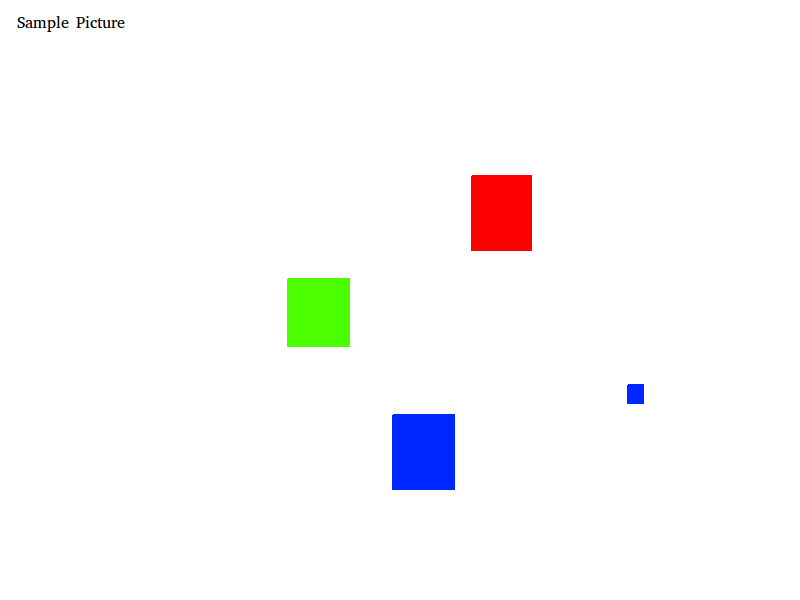
//> input picture Integration1/GL-CV/SamplePict2.png, 800 x 600 px
$ ./b   (built with g++ and OpenCV 4)
//> lines starting //> are read from the running program, lines starting //| are printed output that depends on the picture; after the words box and inside, x2 and y2 are one past the last pixel; in counts of white or black regions, pixels touching at a corner belong together
#include <iostream>
#include <stdio.h>
#include "opencv2/highgui/highgui.hpp"
#include "opencv2/imgproc/imgproc.hpp"
#include <math.h>

using namespace cv;
using namespace std;

#define PI 3.14159265


Mat findBiggestBlob(cv::Mat & matImage){
    int largest_area=0;
    int largest_contour_index=0;

    vector< vector<Point> > contours; // Vector for storing contour
    vector<Vec4i> hierarchy;

    findContours( matImage, contours, hierarchy,CV_RETR_CCOMP, CV_CHAIN_APPROX_SIMPLE ); // Find the contours in the image

    for( int i = 0; i< contours.size(); i++ ) {// iterate through each contour.
        double a=contourArea( contours[i],false);  //  Find the area of contour
        if(a>largest_area){
            largest_area=a;
            largest_contour_index=i;                //Store the index of largest contour
            //bounding_rect=boundingRect(contours[i]); // Find the bounding rectangle for biggest contour
        }
    }

    drawContours( matImage, contours, largest_contour_index, Scalar(255), CV_FILLED, 8, hierarchy ); // Draw the largest contour using previously stored index.
    return matImage;
}

std::vector<cv::Point> CariRectangle(Mat imgThresholded) {
    int largest_area=0;
    int largest_contour_index=0;

    vector<vector<Point> > contours; // Vector for storing contour
    vector<Point> points;
    vector<Vec4i> hierarchy;

    cv::findContours(imgThresholded, contours, CV_RETR_LIST, CV_CHAIN_APPROX_NONE);

    // Find biggest blob
    for( int i = 0; i< contours.size(); i++ ) {// iterate through each contour.
        double a=contourArea( contours[i],false);  //  Find the area of contour
        if(a>largest_area){
            largest_area=a;
            largest_contour_index=i;                //Store the index of largest contour
        }
    }

	for (size_t j = 0; j < contours[largest_contour_index].size(); j++) {
		cv::Point p = contours[largest_contour_index][j];
		points.push_back(p);
	}
    return points;
}

typedef struct {
    int iLowH;
    int iHighH;
    int iLowS;
    int iHighS;
    int iLowV;
    int iHighV;
} batasTh;
bool servoSistemAktif = false;

int main( int argc, char** argv )
 {
	 // [10 lines of commented-out code are left out]

    batasTh merah = {0,   32,  210, 255, 90, 255}; // Objek
    batasTh hijau= {32,   106,  0, 255, 0, 255}; // End-effector
    batasTh jingga = {95,   162,  0, 255, 0, 255}; // Base

    Mat imgThrMerah, imgThrHijau, imgThrJinga;

    // [12 lines of commented-out code are left out]

    while (true) {
        Mat imgOriginal;

        //bool bSuccess = cap.read(imgOriginal); // read a new frame from video
        imgOriginal = imread("SamplePict2.png", CV_LOAD_IMAGE_COLOR);
//> imgOriginal is the input picture: 600 rows x 800 cols, CV_8UC3; mean B, G, R 250, 250, 250.5
        // [6 lines of commented-out code are left out]
        if (!imgOriginal.data) {
             cout << "Cannot read a image" << endl;
             break;
        }

        Mat imgHSV;
        cvtColor(imgOriginal, imgHSV, COLOR_BGR2HSV); //Convert the captured frame from BGR to HSV
//> imgHSV: 600 rows x 800 cols, CV_8UC3; mean H, S, V 1.8, 7.7, 254.9

        batasTh *aktif;
        aktif = &merah;
        inRange(imgHSV, Scalar(aktif->iLowH, aktif->iLowS, aktif->iLowV), Scalar(aktif->iHighH, aktif->iHighS, aktif->iHighV), imgThrMerah); //Threshold the image
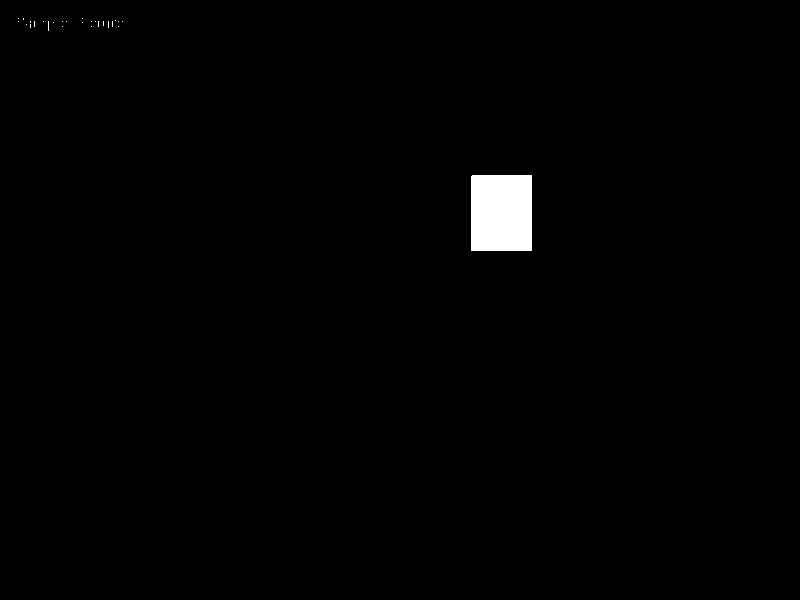
//> imgThrMerah: 600 rows x 800 cols, CV_8UC1; 0.98% white; 27 white regions (26 under 20 px), largest, box (x1, y1, x2, y2) and area: (471, 175, 532, 251) 4635
        aktif = &hijau;
        inRange(imgHSV, Scalar(aktif->iLowH, aktif->iLowS, aktif->iLowV), Scalar(aktif->iHighH, aktif->iHighS, aktif->iHighV), imgThrHijau); //Threshold the image
//> imgThrHijau: 600 rows x 800 cols, CV_8UC1; 0.95% white; 34 white regions (33 under 20 px), largest, box (x1, y1, x2, y2) and area: (287, 278, 350, 347) 4346
        aktif = &jingga;
        inRange(imgHSV, Scalar(aktif->iLowH, aktif->iLowS, aktif->iLowV), Scalar(aktif->iHighH, aktif->iHighS, aktif->iHighV), imgThrJinga); //Threshold the image
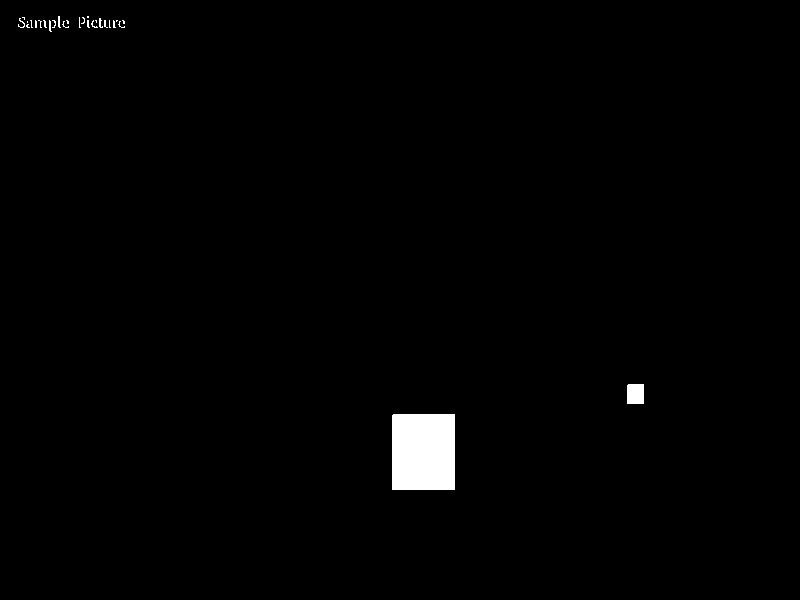
//> imgThrJinga: 600 rows x 800 cols, CV_8UC1; 1.1% white; 28 white regions (22 under 20 px), largest, box (x1, y1, x2, y2) and area: (392, 414, 455, 490) 4787, (627, 384, 644, 404) 339, (58, 16, 61, 28) 24, (18, 18, 25, 28) 24, (99, 18, 103, 28) 23, (49, 20, 52, 32) 23

        imshow("Thresholded imgThrMerah", imgThrMerah); //show the thresholded image
        imshow("Thresholded imgThrHijau", imgThrHijau); //show the thresholded image
        imshow("Thresholded imgThrJinga", imgThrJinga); //show the thresholded image

        erode(imgThrMerah,  imgThrMerah, getStructuringElement(MORPH_ELLIPSE, Size(5, 5)) );
        dilate(imgThrMerah, imgThrMerah, getStructuringElement(MORPH_ELLIPSE, Size(5, 5)) );
        dilate(imgThrMerah, imgThrMerah, getStructuringElement(MORPH_ELLIPSE, Size(5, 5)) );
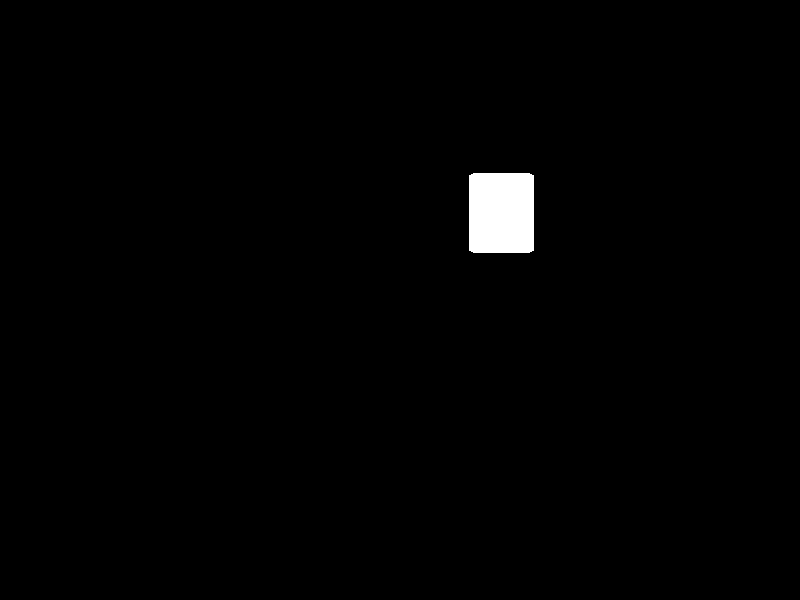
//> imgThrMerah: 600 rows x 800 cols, CV_8UC1; 1.1% white; 1 white region, box (x1, y1, x2, y2) and area: (469, 173, 534, 253) 5176
        erode(imgThrMerah,  imgThrMerah, getStructuringElement(MORPH_ELLIPSE, Size(5, 5)) );

        erode(imgThrHijau,  imgThrHijau, getStructuringElement(MORPH_ELLIPSE, Size(5, 5)) );
        dilate(imgThrHijau, imgThrHijau, getStructuringElement(MORPH_ELLIPSE, Size(5, 5)) );
        dilate(imgThrHijau, imgThrHijau, getStructuringElement(MORPH_ELLIPSE, Size(5, 5)) );
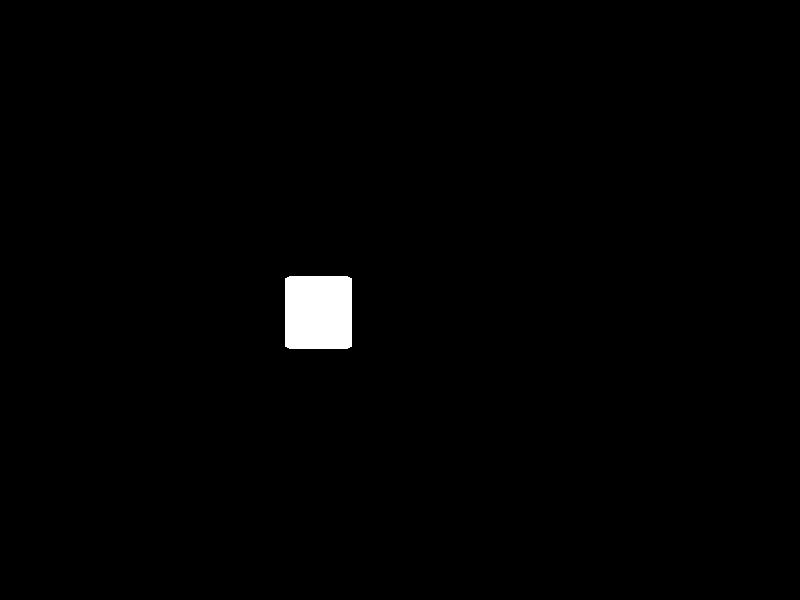
//> imgThrHijau: 600 rows x 800 cols, CV_8UC1; 1% white; 1 white region, box (x1, y1, x2, y2) and area: (285, 276, 352, 349) 4867
        erode(imgThrHijau,  imgThrHijau, getStructuringElement(MORPH_ELLIPSE, Size(5, 5)) );

        erode(imgThrJinga,  imgThrJinga, getStructuringElement(MORPH_ELLIPSE, Size(5, 5)) );
        dilate(imgThrJinga, imgThrJinga, getStructuringElement(MORPH_ELLIPSE, Size(5, 5)) );
        dilate(imgThrJinga, imgThrJinga, getStructuringElement(MORPH_ELLIPSE, Size(5, 5)) );
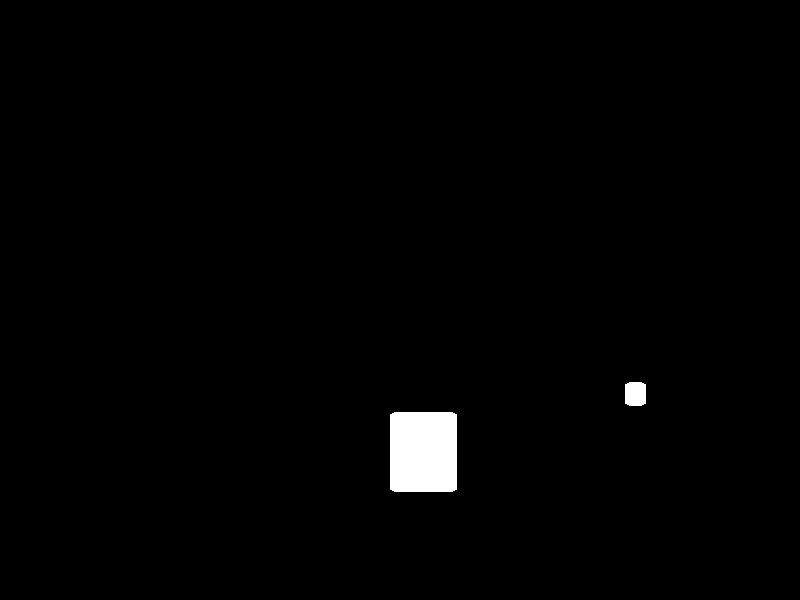
//> imgThrJinga: 600 rows x 800 cols, CV_8UC1; 1.2% white; 2 white regions
        erode(imgThrJinga,  imgThrJinga, getStructuringElement(MORPH_ELLIPSE, Size(5, 5)) );

        std::vector<cv::Point> pointMerah, pointHijau, pointJingga;
        pointMerah = CariRectangle(imgThrMerah);
//> in CariRectangle, `cv::findContours(imgThresholded, contours, CV_RETR_LIST, CV_CHAIN_APPR..`: contours = 1 contour; box (x1, y1, x2, y2) and area: (471, 175, 532, 251) 4494
//> the loop in CariRectangle, `for( int i = 0; i< contours.size(); i++ )` made 1 pass
//> (a, largest_area) on pass 1: (4494, 4494)
//> after the loop in CariRectangle, `for( int i = 0; i< contours.size(); i++ )`: largest_area = 4494; largest_contour_index = 0
//> the loop in CariRectangle, `for (size_t j = 0; j < contours[largest_contour_index].size(); j++)` made 266 passes
//> p on passes 1 to 3: Point(473, 175), Point(472, 176), Point(471, 176)
//> after the loop in CariRectangle, `for (size_t j = 0; j < contours[largest_contour_index].size(); j++)`: points = contour of 266 points, box (x1, y1, x2, y2) (471, 175, 532, 251), area 4494
//> pointMerah has the same summary as points in CariRectangle
        pointHijau = CariRectangle(imgThrHijau);
//> in CariRectangle (call 2), `cv::findContours(imgThresholded, contours, CV_RETR_LIST, CV_CHAIN_APPR..`: contours = 1 contour; box (x1, y1, x2, y2) and area: (287, 278, 350, 347) 4210
//> the loop in CariRectangle (call 2), `for( int i = 0; i< contours.size(); i++ )` made 1 pass
//> (a, largest_area) on pass 1: (4210, 4210)
//> the loop in CariRectangle (call 2), `for (size_t j = 0; j < contours[largest_contour_index].size(); j++)` made 256 passes
//> p on passes 1 to 3: Point(289, 278), Point(288, 279), Point(287, 279)
//> pointHijau = contour of 256 points, box (x1, y1, x2, y2) (287, 278, 350, 347), area 4210
        pointJingga = CariRectangle(imgThrJinga);
//> in CariRectangle (call 3), `cv::findContours(imgThresholded, contours, CV_RETR_LIST, CV_CHAIN_APPR..`: contours = 2 contours; box (x1, y1, x2, y2) and area: (392, 414, 455, 490) 4644, (627, 384, 644, 404) 298
//> pointJingga = contour of 270 points, box (x1, y1, x2, y2) (392, 414, 455, 490), area 4644

        Point mcMerah, mcHijau, mcJingga;
        int detectStat[3] = {0,0,0};
        if (pointMerah.size() > 0) {
            cv::Rect brect = cv::boundingRect(cv::Mat(pointMerah).reshape(2));
//> brect = Rect(471, 175, 61, 76)
            cv::rectangle(imgOriginal, brect.tl(), brect.br(), cv::Scalar(100, 100, 200), 2, CV_AA);

            mcMerah.x = brect.x + (brect.width/2);
//> mcMerah = Point(501, 0)
            mcMerah.y = brect.y + (brect.height/2);
//> mcMerah = Point(501, 213)
            circle(imgOriginal, mcMerah, 4, Scalar(20,20,20));
//> imgOriginal: 600 rows x 800 cols, CV_8UC3; mean B, G, R 250, 250, 250.3

            ostringstream sample;
            sample << "Merah " << mcMerah.x << "," << mcMerah.y;
            string text = sample.str();
            putText(imgOriginal,text, mcMerah, FONT_HERSHEY_SIMPLEX,0.5,Scalar(0,0,0),1);

			detectStat[0] = 1;
        }
        if (pointHijau.size() > 0) {
            cv::Rect brect = cv::boundingRect(cv::Mat(pointHijau).reshape(2));
//> brect = Rect(287, 278, 63, 69)
            cv::rectangle(imgOriginal, brect.tl(), brect.br(), cv::Scalar(100, 100, 200), 2, CV_AA);

            mcHijau.x = brect.x + (brect.width/2);
//> mcHijau = Point(318, 0)
            mcHijau.y = brect.y + (brect.height/2);
//> mcHijau = Point(318, 312)
            circle(imgOriginal, mcHijau, 4, Scalar(20,20,20));
//> imgOriginal: 600 rows x 800 cols, CV_8UC3; mean B, G, R 249.8, 249.6, 250.3

            ostringstream sample;
            sample << "Hijau " << mcHijau.x << "," << mcHijau.y;
            string text = sample.str();
            putText(imgOriginal,text, mcHijau, FONT_HERSHEY_SIMPLEX,0.5,Scalar(0,0,0),1);

			detectStat[1] = 1;
        }
        if (pointJingga.size() > 0) {
            cv::Rect brect = cv::boundingRect(cv::Mat(pointJingga).reshape(2));
//> brect = Rect(392, 414, 63, 76)
            cv::rectangle(imgOriginal, brect.tl(), brect.br(), cv::Scalar(100, 100, 200), 2, CV_AA);

            mcJingga.x = brect.x + (brect.width/2);
//> mcJingga = Point(423, 0)
            mcJingga.y = brect.y + (brect.height/2);
//> mcJingga = Point(423, 452)
            circle(imgOriginal, mcJingga, 4, Scalar(20,20,20));
//> imgOriginal: 600 rows x 800 cols, CV_8UC3; mean B, G, R 249.4, 249.4, 250.3

            ostringstream sample;
            sample << "Biru " << mcJingga.x << "," << mcJingga.y;
            string text = sample.str();
            putText(imgOriginal,text, mcJingga, FONT_HERSHEY_SIMPLEX,0.5,Scalar(0,0,0),1);

			detectStat[2] = 1;
        }
        double result;
        // Draw link
        if(detectStat[1] && detectStat[2])
        {
			line(imgOriginal, mcJingga, mcHijau, Scalar(100,100,200), 4);
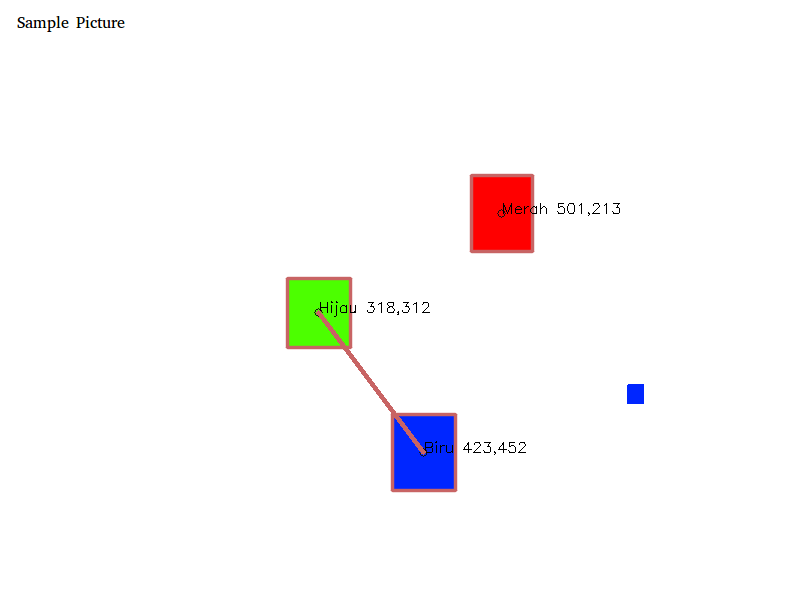
//> imgOriginal: 600 rows x 800 cols, CV_8UC3; mean B, G, R 249.2, 249.1, 250.3

			Point delta, posText;
			double param;//, result;
			delta.x = mcHijau.x-mcJingga.x;
//> delta = Point(-105, 0)
			delta.y = mcHijau.y-mcJingga.y;
//> delta = Point(-105, -140)
			param = (-1.0*delta.y)/(1.0*delta.x);
//> param = -1.33
			if(mcHijau.x == mcJingga.x)
			{
				result = 90.0;
			}
			else if(mcHijau.x > mcJingga.x)
			{
				result = atan(param) * 180 / PI;
			}
			else
			{
				result = atan(param) * 180 / PI + 180;
//> result = 126.9
			}
			printf("||%d ++ %d {%.2f}{%.2f}||",delta.y, delta.x, param, result);
//| ||-140 ++ -105 {-1.33}{126.87}||
			posText.x = mcJingga.x + delta.x/2;
//> posText = Point(371, 0)
			posText.y = mcJingga.y + delta.y/2;
//> posText = Point(371, 382)

            ostringstream sample;
            sample << result <<"*";
            string text = sample.str();
            putText(imgOriginal,text, posText, FONT_HERSHEY_SIMPLEX,0.5,Scalar(0,0,0),1);
//> imgOriginal: 600 rows x 800 cols, CV_8UC3; 138 pixels changed, all inside (x1, y1, x2, y2) = (374, 372, 434, 383)
		}

		Point posText;
		int spacing = 15;
		posText.x = 0;
//> posText = Point(0, 0)
		posText.y = spacing;
//> posText = Point(0, 15)
		ostringstream sample;
		sample << "Base" << detectStat[2];
		string text = sample.str();
		putText(imgOriginal,text, posText, FONT_HERSHEY_SIMPLEX,0.5,Scalar(0,0,0),1);
		posText.y += spacing;
//> posText = Point(0, 30)

		sample.str(""); // reset string to empty
		sample.clear(); // clear any error flag that may set
		sample << "End effector" << detectStat[1];
		text = sample.str();
		putText(imgOriginal,text, posText, FONT_HERSHEY_SIMPLEX,0.5,Scalar(0,0,0),1);
		posText.y += spacing;
//> posText = Point(0, 45)

		sample.str("");
		sample.clear();
		sample << "Object" << detectStat[0];
		text = sample.str();
		putText(imgOriginal,text, posText, FONT_HERSHEY_SIMPLEX,0.5,Scalar(0,0,0),1);
//> imgOriginal: 600 rows x 800 cols, CV_8UC3; mean B, G, R 248.9, 248.8, 250
		posText.y += spacing;
//> posText = Point(0, 60)

		sample.str("");
		sample.clear();
		sample << "Theta" << result <<"*";
		text = sample.str();
		putText(imgOriginal,text, posText, FONT_HERSHEY_SIMPLEX,0.5,Scalar(0,0,0),1);
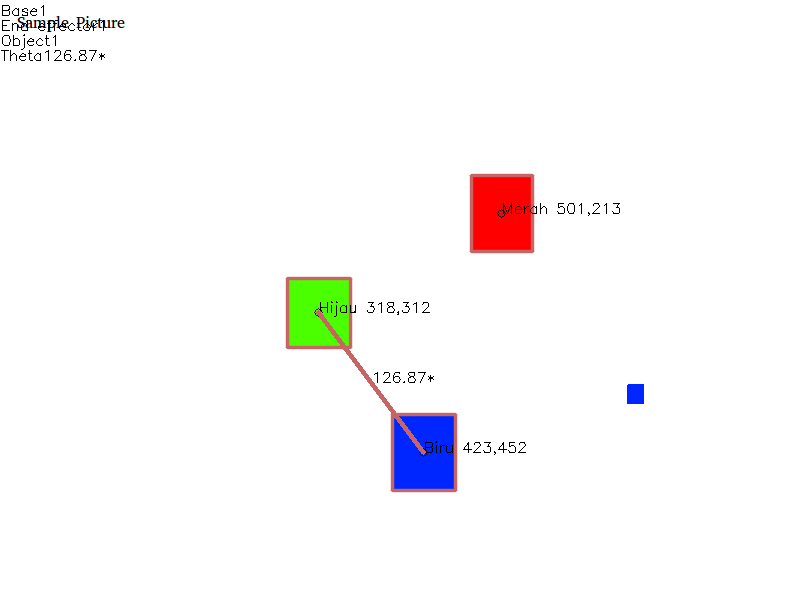
//> imgOriginal: 600 rows x 800 cols, CV_8UC3; mean B, G, R 248.7, 248.7, 249.9
		posText.y += spacing;
//> posText = Point(0, 75)


        imshow("Original", imgOriginal);

        char c = cvWaitKey(10);
//> the Esc key is pressed
        switch (c) {
            case 'A': {
                servoSistemAktif = true;
                printf("Servomechanism Aktif\r\n");
                break;
            }
            case 'a': {
                servoSistemAktif = false;
                printf("Servomechanism Mati\r\n");
                break;
            }
        }
        if (waitKey(30) == 27) {
//> the Esc key is pressed
            cout << "esc key is pressed by user" << endl;
            break;
       }
    }

   return 0;

}
